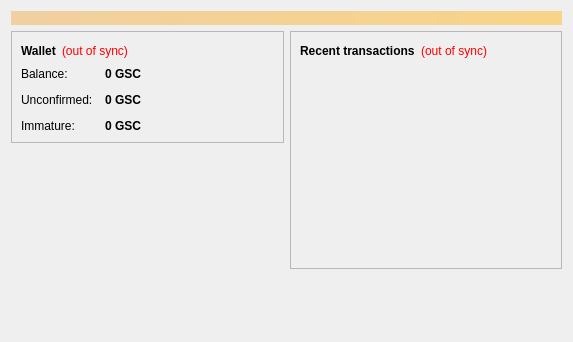
<?xml version="1.0" encoding="UTF-8"?>
<ui version="4.0">
 <class>OverviewPage</class>
 <widget class="QWidget" name="OverviewPage">
  <property name="geometry">
   <rect>
    <x>0</x>
    <y>0</y>
    <width>573</width>
    <height>342</height>
   </rect>
  </property>
  <property name="windowTitle">
   <string>Form</string>
  </property>
  <layout class="QVBoxLayout" name="topLayout">
   <item>
    <widget class="QLabel" name="labelAlerts">
     <property name="visible">
      <bool>false</bool>
     </property>
     <property name="styleSheet">
      <string notr="true">background-color: qlineargradient(x1: 0, y1: 0, x2: 1, y2: 0, stop:0 #F0D0A0, stop:1 #F8D488); color:#000000;</string>
     </property>
     <property name="wordWrap">
      <bool>true</bool>
     </property>
     <property name="margin">
      <number>3</number>
     </property>
    </widget>
   </item>
   <item>
    <layout class="QHBoxLayout" name="horizontalLayout" stretch="1,1">
     <item>
      <layout class="QVBoxLayout" name="verticalLayout_2">
       <item>
        <widget class="QFrame" name="frame">
         <property name="frameShape">
          <enum>QFrame::StyledPanel</enum>
         </property>
         <property name="frameShadow">
          <enum>QFrame::Raised</enum>
         </property>
         <layout class="QVBoxLayout" name="verticalLayout_4">
          <item>
           <layout class="QHBoxLayout" name="horizontalLayout_4">
            <item>
             <widget class="QLabel" name="label_5">
              <property name="font">
               <font>
                <weight>75</weight>
                <bold>true</bold>
               </font>
              </property>
              <property name="text">
               <string>Wallet</string>
              </property>
             </widget>
            </item>
            <item>
             <widget class="QLabel" name="labelWalletStatus">
              <property name="toolTip">
               <string>The displayed information may be out of date. Your wallet automatically synchronizes with the GSCoin network after a connection is established, but this process has not completed yet.</string>
              </property>
              <property name="styleSheet">
               <string notr="true">QLabel { color: red; }</string>
              </property>
              <property name="text">
               <string notr="true">(out of sync)</string>
              </property>
              <property name="alignment">
               <set>Qt::AlignLeading|Qt::AlignLeft|Qt::AlignVCenter</set>
              </property>
             </widget>
            </item>
            <item>
             <spacer name="horizontalSpacer_2">
              <property name="orientation">
               <enum>Qt::Horizontal</enum>
              </property>
              <property name="sizeHint" stdset="0">
               <size>
                <width>40</width>
                <height>20</height>
               </size>
              </property>
             </spacer>
            </item>
           </layout>
          </item>
          <item>
           <layout class="QFormLayout" name="formLayout_2">
            <property name="fieldGrowthPolicy">
             <enum>QFormLayout::AllNonFixedFieldsGrow</enum>
            </property>
            <property name="horizontalSpacing">
             <number>12</number>
            </property>
            <property name="verticalSpacing">
             <number>12</number>
            </property>
            <item row="0" column="0">
             <widget class="QLabel" name="label">
              <property name="text">
               <string>Balance:</string>
              </property>
             </widget>
            </item>
            <item row="0" column="1">
             <widget class="QLabel" name="labelBalance">
              <property name="font">
               <font>
                <weight>75</weight>
                <bold>true</bold>
               </font>
              </property>
              <property name="cursor">
               <cursorShape>IBeamCursor</cursorShape>
              </property>
              <property name="toolTip">
               <string>Your current balance</string>
              </property>
              <property name="text">
               <string notr="true">0 GSC</string>
              </property>
              <property name="textInteractionFlags">
               <set>Qt::LinksAccessibleByMouse|Qt::TextSelectableByKeyboard|Qt::TextSelectableByMouse</set>
              </property>
             </widget>
            </item>
            <item row="1" column="0">
             <widget class="QLabel" name="label_3">
              <property name="text">
               <string>Unconfirmed:</string>
              </property>
             </widget>
            </item>
            <item row="1" column="1">
             <widget class="QLabel" name="labelUnconfirmed">
              <property name="font">
               <font>
                <weight>75</weight>
                <bold>true</bold>
               </font>
              </property>
              <property name="cursor">
               <cursorShape>IBeamCursor</cursorShape>
              </property>
              <property name="toolTip">
               <string>Total of transactions that have yet to be confirmed, and do not yet count toward the current balance</string>
              </property>
              <property name="text">
               <string notr="true">0 GSC</string>
              </property>
              <property name="textInteractionFlags">
               <set>Qt::LinksAccessibleByMouse|Qt::TextSelectableByKeyboard|Qt::TextSelectableByMouse</set>
              </property>
             </widget>
            </item>
            <item row="2" column="0">
             <widget class="QLabel" name="labelImmatureText">
              <property name="text">
               <string>Immature:</string>
              </property>
             </widget>
            </item>
            <item row="2" column="1">
             <widget class="QLabel" name="labelImmature">
              <property name="font">
               <font>
                <weight>75</weight>
                <bold>true</bold>
               </font>
              </property>
              <property name="toolTip">
               <string>Mined balance that has not yet matured</string>
              </property>
              <property name="text">
               <string notr="true">0 GSC</string>
              </property>
              <property name="textInteractionFlags">
               <set>Qt::LinksAccessibleByMouse|Qt::TextSelectableByKeyboard|Qt::TextSelectableByMouse</set>
              </property>
             </widget>
            </item>
           </layout>
          </item>
         </layout>
        </widget>
       </item>
       <item>
        <spacer name="verticalSpacer">
         <property name="orientation">
          <enum>Qt::Vertical</enum>
         </property>
         <property name="sizeHint" stdset="0">
          <size>
           <width>20</width>
           <height>40</height>
          </size>
         </property>
        </spacer>
       </item>
      </layout>
     </item>
     <item>
      <layout class="QVBoxLayout" name="verticalLayout_3">
       <item>
        <widget class="QFrame" name="frame_2">
         <property name="frameShape">
          <enum>QFrame::StyledPanel</enum>
         </property>
         <property name="frameShadow">
          <enum>QFrame::Raised</enum>
         </property>
         <layout class="QVBoxLayout" name="verticalLayout">
          <item>
           <layout class="QHBoxLayout" name="horizontalLayout_2">
            <item>
             <widget class="QLabel" name="label_4">
              <property name="text">
               <string>&lt;b&gt;Recent transactions&lt;/b&gt;</string>
              </property>
             </widget>
            </item>
            <item>
             <widget class="QLabel" name="labelTransactionsStatus">
              <property name="toolTip">
               <string>The displayed information may be out of date. Your wallet automatically synchronizes with the GSCoin network after a connection is established, but this process has not completed yet.</string>
              </property>
              <property name="styleSheet">
               <string notr="true">QLabel { color: red; }</string>
              </property>
              <property name="text">
               <string notr="true">(out of sync)</string>
              </property>
              <property name="alignment">
               <set>Qt::AlignRight|Qt::AlignTrailing|Qt::AlignVCenter</set>
              </property>
             </widget>
            </item>
            <item>
             <spacer name="horizontalSpacer">
              <property name="orientation">
               <enum>Qt::Horizontal</enum>
              </property>
              <property name="sizeHint" stdset="0">
               <size>
                <width>40</width>
                <height>20</height>
               </size>
              </property>
             </spacer>
            </item>
           </layout>
          </item>
          <item>
           <widget class="QListView" name="listTransactions">
            <property name="styleSheet">
             <string notr="true">QListView { background: transparent; }</string>
            </property>
            <property name="frameShape">
             <enum>QFrame::NoFrame</enum>
            </property>
            <property name="verticalScrollBarPolicy">
             <enum>Qt::ScrollBarAlwaysOff</enum>
            </property>
            <property name="horizontalScrollBarPolicy">
             <enum>Qt::ScrollBarAlwaysOff</enum>
            </property>
            <property name="selectionMode">
             <enum>QAbstractItemView::NoSelection</enum>
            </property>
           </widget>
          </item>
         </layout>
        </widget>
       </item>
       <item>
        <spacer name="verticalSpacer_2">
         <property name="orientation">
          <enum>Qt::Vertical</enum>
         </property>
         <property name="sizeHint" stdset="0">
          <size>
           <width>20</width>
           <height>40</height>
          </size>
         </property>
        </spacer>
       </item>
      </layout>
     </item>
    </layout>
   </item>
  </layout>
 </widget>
 <resources/>
 <connections/>
</ui>
